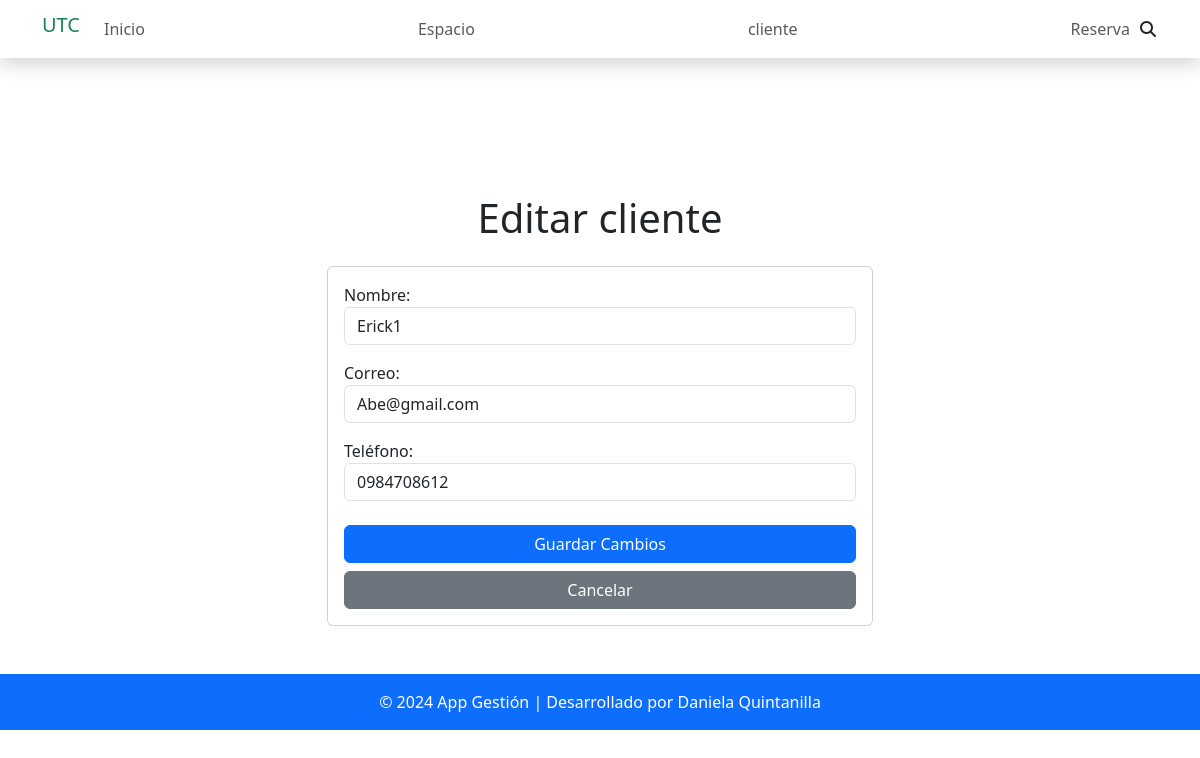
The app's page /editar_cliente/1/ with its own data.
### Aplicaciones/Espacios/models.py (models this page shows)
class Cliente(models.Model):
    nombre = models.CharField(max_length=100)
    correo = models.EmailField(blank=True, null=True)
    telefono = models.CharField(max_length=15, blank=True, null=True)

### Aplicaciones/Espacios/views.py (the view, shortened to what this page needs)
# urls.py: path('editar_cliente/<int:id>/', views.editar_cliente, name='editar_cliente'),
def editar_cliente(request, id):
    cliente = get_object_or_404(Cliente, id=id)
    return render(request, 'editar_cliente.html', {'cliente': cliente})

### Aplicaciones/Espacios/templates/editar_cliente.html (shortened to what this page needs)
{% extends "./plantilla.html" %}
{% block contenido %}
{% load static %}
<br>
<div class="container mt-5">
    <div class="row justify-content-center">
        <div class="col-md-6 text-center">
            <h1 class="mb-4">Editar cliente</h1>
        </div>
    </div>
    <div class="row justify-content-center">
        <div class="col-md-6">
            <div class="card">
                <div class="card-body">
                    <form method="post" action="{% url 'editar_cliente' cliente.id %}" id="frm_editar_cliente">
                        <div class="form-group">
                            <label for="nombre">Nombre:</label>
                            <input type="text" id="nombre" name="nombre" class="form-control" placeholder="Ingrese el nombre" value="{{ cliente.nombre }}" required>
                        </div>
                        <div class="form-group mt-3">
                            <label for="correo">Correo:</label>
                            <input type="email" id="correo" name="correo" class="form-control" placeholder="Ingrese el correo" value="{{ cliente.correo }}" required>
                        </div>
                        <div class="form-group mt-3">
                            <label for="telefono">Teléfono:</label>
                            <input type="text" id="telefono" name="telefono" class="form-control" placeholder="Ingrese el teléfono" value="{{ cliente.telefono }}">
                        </div>
                        <div class="d-grid gap-2 mt-4">
                            <button type="submit" class="btn btn-primary">Guardar Cambios</button>
                            <a href="{% url 'lista_cliente' %}" class="btn btn-secondary">Cancelar</a>
                        </div>
                    </form>
                </div>
            </div>
        </div>
    </div>
</div>
{% endblock %}

### records on screen
Cliente: nombre "Erick1", correo "Abe@gmail.com", telefono "0984708612"
